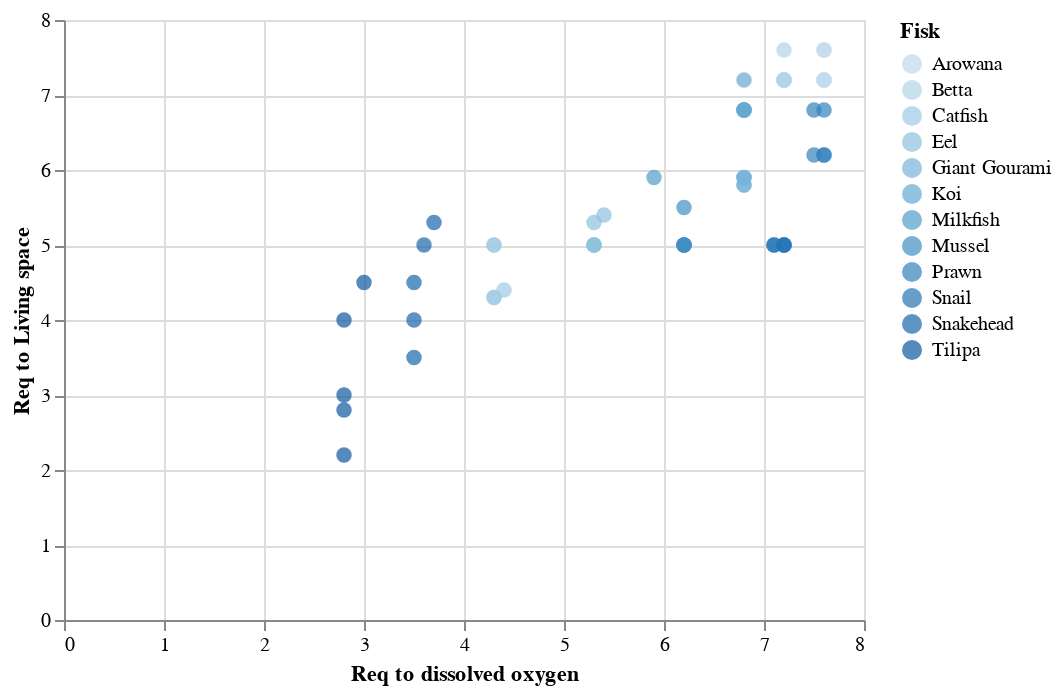

Notebook code cell kept with this figure:
### Markdown cell above
https://altair-viz.github.io/gallery/interactive_brush.html

### Code cell
import altair as alt
data = pd.read_csv('http://pvexpect.com/Data_forst%C3%A5else_akvakultur_data/akvakultur_data.csv')

brush = alt.selection(type='interval')

alt.Chart(data).mark_circle(size=60).encode(
    x='Req to dissolved oxygen:Q',
    y='Req to Living space:Q',
    color=alt.condition(brush, 'Fisk:O', alt.value('grey')),
    tooltip=['Fisk og fiske art']
).add_selection(brush)
